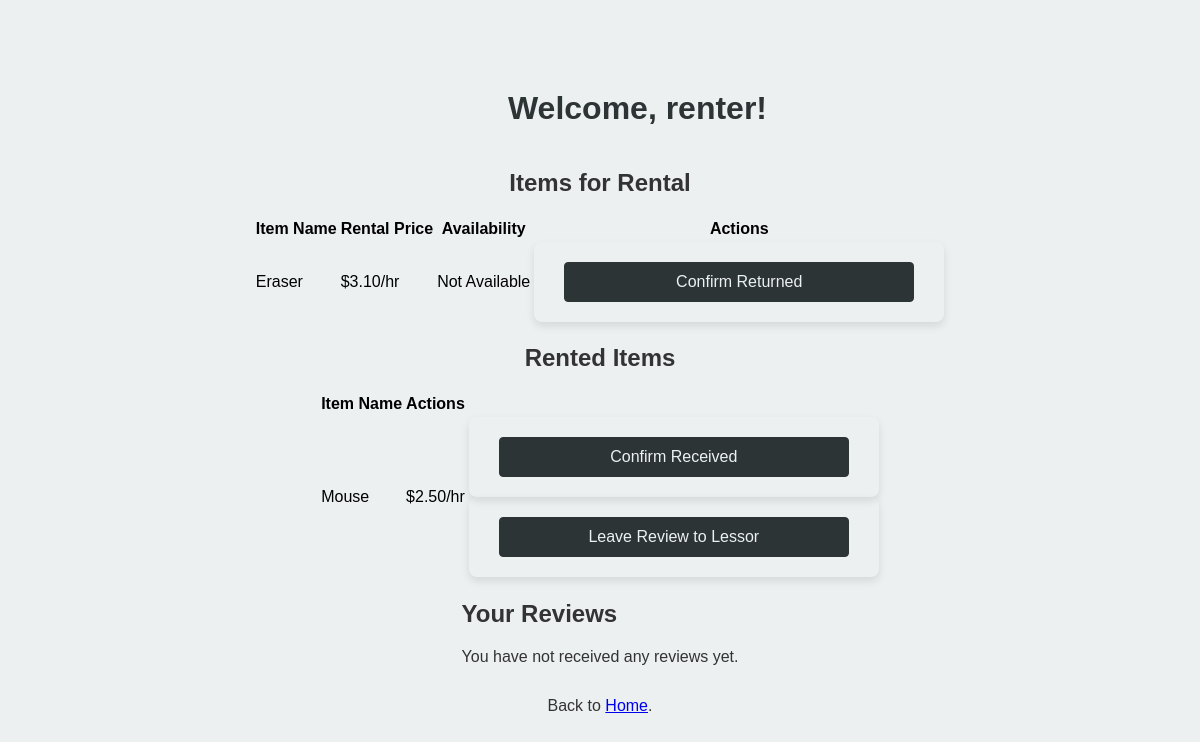
Page /profile.php (signed in) on the committed database.
### tables this page shows
CREATE TABLE `items` (
  `item_id` int(11) NOT NULL,
  `lessor_id` int(11) NOT NULL,
  `renter_id` int(11) DEFAULT NULL,
  `item_name` varchar(50) NOT NULL,
  `description` varchar(255) NOT NULL,
  `category` varchar(50) NOT NULL,
  `rental_price` decimal(10,2) NOT NULL,
  `availability` tinyint(1) NOT NULL
);

### profile.php (the view, shortened to what this page needs)
<?php
require_once "db_connection.php";
$user_id = $_SESSION['user_id'];
$items_for_rental = [];
$rented_items = [];
$stmt = $conn->prepare("SELECT * FROM items WHERE lessor_id = ?");
$stmt->bind_param("i", $user_id);
$stmt->execute();
$result = $stmt->get_result();
while ($row = $result->fetch_assoc()) {
    $items_for_rental[] = $row;
}
$stmt = $conn->prepare("SELECT * FROM items WHERE renter_id = ?");
$stmt->bind_param("i", $user_id);
$stmt->execute();
$result = $stmt->get_result();
while ($row = $result->fetch_assoc()) {
    $rented_items[] = $row;
}
$reviews = [];
$avg_rating = 0;
$total_reviews = count($reviews);
?>
<!DOCTYPE html>
<html>
<head>
    <link rel="stylesheet" href="css/styles.css">
</head>
<body>
<h1>Welcome, <?php echo htmlspecialchars($_SESSION["username"]); ?>!</h1>
<h2>Items for Rental</h2>
<?php if (count($items_for_rental) > 0): ?>
    <div>
    <table>
        <thead>
            <tr>
                <th>Item Name</th>
                <th>Rental Price</th>
                <th>Availability</th>
                <th>Actions</th>
            </tr>
        </thead>
        <tbody>
            <?php foreach ($items_for_rental as $item): ?>
                <tr>
                    <td><?php echo htmlspecialchars($item['item_name']); ?></td>
                    <td>$<?php echo htmlspecialchars($item['rental_price']); ?>/hr</td>
                    <td><?php echo ($item['availability'] == 0) ? 'Available' : 'Not Available'; ?></td>
                    <td>
                        <?php if ($item['availability'] == 1): ?>
                            <form method="get" action="return_confirmation.php">
                                <button type="submit" class="return-btn">Confirm Returned</button>
                            </form>
                        <?php endif; ?>
                    </td>
                </tr>
            <?php endforeach; ?>
        </tbody>
    </table>
    </div>
<?php endif; ?>
<h2>Rented Items</h2>
<?php if (count($rented_items) > 0): ?>
    <div>
    <table>
        <thead>
            <tr>
                <th>Item Name</th>
                <th>Actions</th>
            </tr>
        </thead>
        <tbody>
            <?php foreach ($rented_items as $item): ?>
                <tr>
                    <td><?php echo htmlspecialchars($item['item_name']); ?></td>
                    <td>$<?php echo htmlspecialchars($item['rental_price']); ?>/hr</td>
                    <td>
                        <?php if ($item['availability'] == 1): ?>
                            <form method="get" action="rental_confirmation.php">
                                <button type="submit" class="confirm-btn">Confirm Received</button>
                            </form>
                        <?php endif; ?>
                        <?php if ($user_id != $item['lessor_id']): ?>
                            <form method="get" action="leave_review.php">
                                <button type="submit" class="review-btn">Leave Review to Lessor</button>
                            </form>
                        <?php endif; ?>
                    </td>
                </tr>
            <?php endforeach; ?>
        </tbody>
    </table>
    </div>
<?php else: ?>
    <p>You have no rented items.</p>
<?php endif; ?>
<div class="reviews-section">
    <h2>Your Reviews</h2>
    <?php if ($total_reviews > 0): ?>
        <div class="avg-rating">
            <strong>Average Rating:</strong> <?php echo $avg_rating; ?> / 5
            (<?php echo $total_reviews; ?> <?php echo $total_reviews == 1 ? 'review' : 'reviews'; ?>)
        </div>
        <?php foreach ($reviews as $review): ?>
            <div class="review-card">
                <div class="stars">
                    <?php
                    for ($i = 1; $i <= 5; $i++) {
                        if ($i <= $review['stars']) {
                            echo "★";
                        } else {
                            echo "☆";
                        }
                    }
                    ?>
                </div>
                <div class="reviewer-name">
                    By: <?php echo htmlspecialchars($review['username']); ?>
                </div>
                <div class="review-content">
                    <?php echo htmlspecialchars($review['review']); ?>
                </div>
            </div>
        <?php endforeach; ?>
    <?php else: ?>
        <p>You have not received any reviews yet.</p>
    <?php endif; ?>
</div>
<p>Back to <a href="index.php">Home</a>.</p>
</body>
</html>

### css/styles.css (style rules this page uses)
body { font-family: Arial, sans-serif; background-color: #ecf0f1; display: flex; flex-direction: column; align-items: center; justify-content: center; height: 100vh; margin: 0; }
form { padding: 20px 30px; border-radius: 8px; align-items: center; justify-content: center; text-align-all: center; box-shadow: 0 4px 8px rgba(0,0,0,0.1); width: 350px; }
h1 { color: #2d3436; align-items: center; justify-content: center; text-align-all: center; padding-left: 75px; }
h2 { color: #333; }
button { width: 100%; padding: 10px; background-color: #2d3436; color: #ecf0f1; border: 1px solid; border-color: #2d3436; border-radius: 4px; font-size: 16px; cursor: pointer; }
p { margin-top: 15px; color: #333; text-align: center; }

### rows in the picture
items: item_name "Eraser", rental_price "3.10", availability "Not Available"
items: item_name "Mouse", rental_price "2.50"

### other values in the picture
$_SESSION["username"] "renter"
